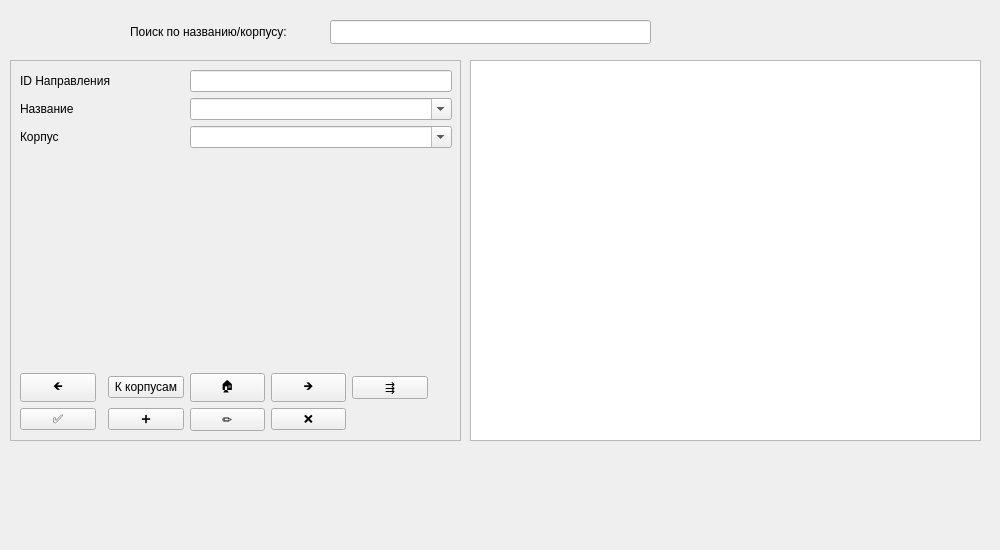
<?xml version="1.0" encoding="UTF-8"?>
<ui version="4.0">
 <class>Faculties</class>
 <widget class="QWidget" name="Faculties">
  <property name="geometry">
   <rect>
    <x>0</x>
    <y>0</y>
    <width>1000</width>
    <height>550</height>
   </rect>
  </property>
  <property name="windowTitle">
   <string>Направления</string>
  </property>
  <widget class="QFrame" name="frame">
   <property name="geometry">
    <rect>
     <x>10</x>
     <y>60</y>
     <width>451</width>
     <height>381</height>
    </rect>
   </property>
   <property name="sizePolicy">
    <sizepolicy hsizetype="Minimum" vsizetype="Preferred">
     <horstretch>0</horstretch>
     <verstretch>0</verstretch>
    </sizepolicy>
   </property>
   <property name="frameShape">
    <enum>QFrame::Shape::StyledPanel</enum>
   </property>
   <property name="frameShadow">
    <enum>QFrame::Shadow::Plain</enum>
   </property>
   <layout class="QGridLayout" name="gridLayout_2">
    <item row="5" column="0">
     <widget class="QPushButton" name="btnSave">
      <property name="text">
       <string>✅</string>
      </property>
     </widget>
    </item>
    <item row="2" column="0">
     <widget class="QLabel" name="lb_id_housing">
      <property name="text">
       <string>Корпус</string>
      </property>
     </widget>
    </item>
    <item row="3" column="5">
     <spacer name="verticalSpacer_3">
      <property name="orientation">
       <enum>Qt::Orientation::Vertical</enum>
      </property>
      <property name="sizeHint" stdset="0">
       <size>
        <width>20</width>
        <height>18</height>
       </size>
      </property>
     </spacer>
    </item>
    <item row="1" column="0" colspan="2">
     <widget class="QLabel" name="lb_title_f">
      <property name="text">
       <string>Название</string>
      </property>
     </widget>
    </item>
    <item row="2" column="3" colspan="7">
     <widget class="QComboBox" name="cb_id_housing">
      <property name="editable">
       <bool>true</bool>
      </property>
     </widget>
    </item>
    <item row="4" column="0">
     <widget class="QPushButton" name="btnPrevious">
      <property name="text">
       <string>🡸</string>
      </property>
     </widget>
    </item>
    <item row="0" column="3" colspan="7">
     <widget class="QLineEdit" name="le_id_f"/>
    </item>
    <item row="1" column="3" colspan="7">
     <widget class="QComboBox" name="cb_title_f">
      <property name="editable">
       <bool>true</bool>
      </property>
     </widget>
    </item>
    <item row="4" column="2">
     <widget class="QPushButton" name="btn_to_housings">
      <property name="text">
       <string>К корпусам</string>
      </property>
     </widget>
    </item>
    <item row="5" column="2">
     <widget class="QPushButton" name="btnAddNew">
      <property name="text">
       <string>➕</string>
      </property>
     </widget>
    </item>
    <item row="5" column="3">
     <widget class="QPushButton" name="btnEditRow">
      <property name="text">
       <string>✏️</string>
      </property>
     </widget>
    </item>
    <item row="4" column="3">
     <widget class="QPushButton" name="btnHome">
      <property name="text">
       <string>🏠</string>
      </property>
     </widget>
    </item>
    <item row="5" column="4">
     <widget class="QPushButton" name="btnDelete">
      <property name="text">
       <string>❌</string>
      </property>
     </widget>
    </item>
    <item row="4" column="4">
     <widget class="QPushButton" name="btnNext">
      <property name="text">
       <string>🡺</string>
      </property>
     </widget>
    </item>
    <item row="4" column="5">
     <widget class="QPushButton" name="btnLast">
      <property name="text">
       <string>⇶</string>
      </property>
     </widget>
    </item>
    <item row="0" column="0" colspan="3">
     <widget class="QLabel" name="lb_id_f">
      <property name="text">
       <string>ID Направления</string>
      </property>
     </widget>
    </item>
   </layout>
  </widget>
  <widget class="QLabel" name="lb_search_f">
   <property name="geometry">
    <rect>
     <x>130</x>
     <y>20</y>
     <width>191</width>
     <height>24</height>
    </rect>
   </property>
   <property name="text">
    <string>Поиск по названию/корпусу:</string>
   </property>
  </widget>
  <widget class="QLineEdit" name="le_search_f">
   <property name="geometry">
    <rect>
     <x>330</x>
     <y>20</y>
     <width>321</width>
     <height>24</height>
    </rect>
   </property>
  </widget>
  <widget class="QTableWidget" name="twData_f">
   <property name="geometry">
    <rect>
     <x>470</x>
     <y>60</y>
     <width>511</width>
     <height>381</height>
    </rect>
   </property>
   <property name="sizePolicy">
    <sizepolicy hsizetype="Expanding" vsizetype="Expanding">
     <horstretch>0</horstretch>
     <verstretch>0</verstretch>
    </sizepolicy>
   </property>
   <property name="editTriggers">
    <set>QAbstractItemView::EditTrigger::NoEditTriggers</set>
   </property>
   <property name="selectionMode">
    <enum>QAbstractItemView::SelectionMode::SingleSelection</enum>
   </property>
   <property name="selectionBehavior">
    <enum>QAbstractItemView::SelectionBehavior::SelectRows</enum>
   </property>
   <property name="verticalScrollMode">
    <enum>QAbstractItemView::ScrollMode::ScrollPerPixel</enum>
   </property>
   <property name="horizontalScrollMode">
    <enum>QAbstractItemView::ScrollMode::ScrollPerPixel</enum>
   </property>
   <attribute name="horizontalHeaderStretchLastSection">
    <bool>true</bool>
   </attribute>
  </widget>
 </widget>
 <resources/>
 <connections/>
</ui>
